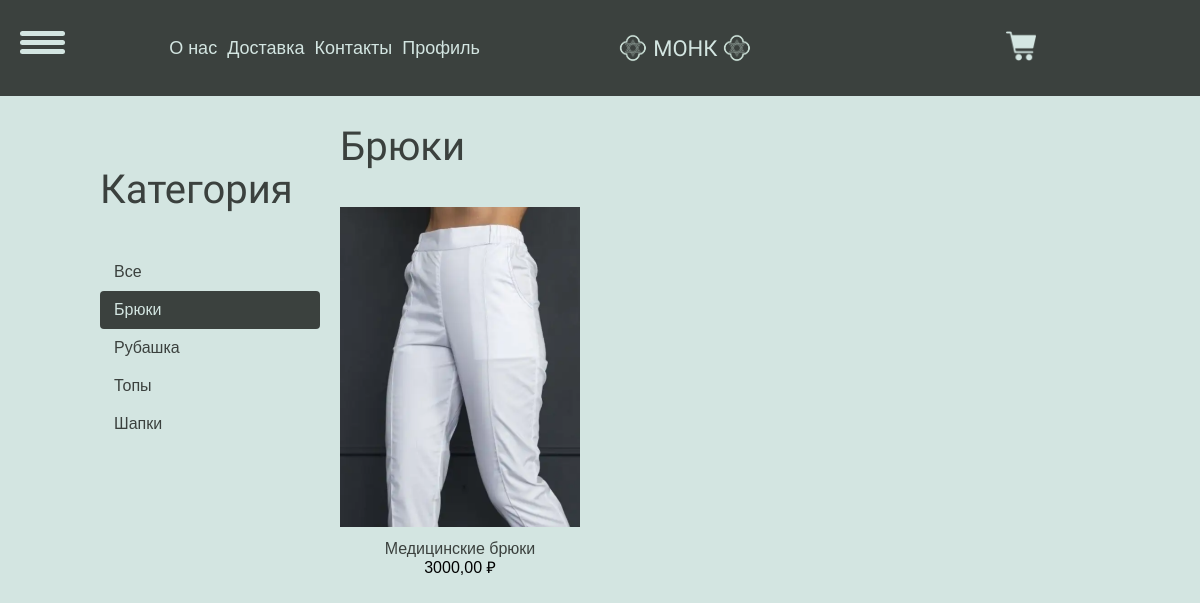
Page /bryuki/ on the earlier database version.
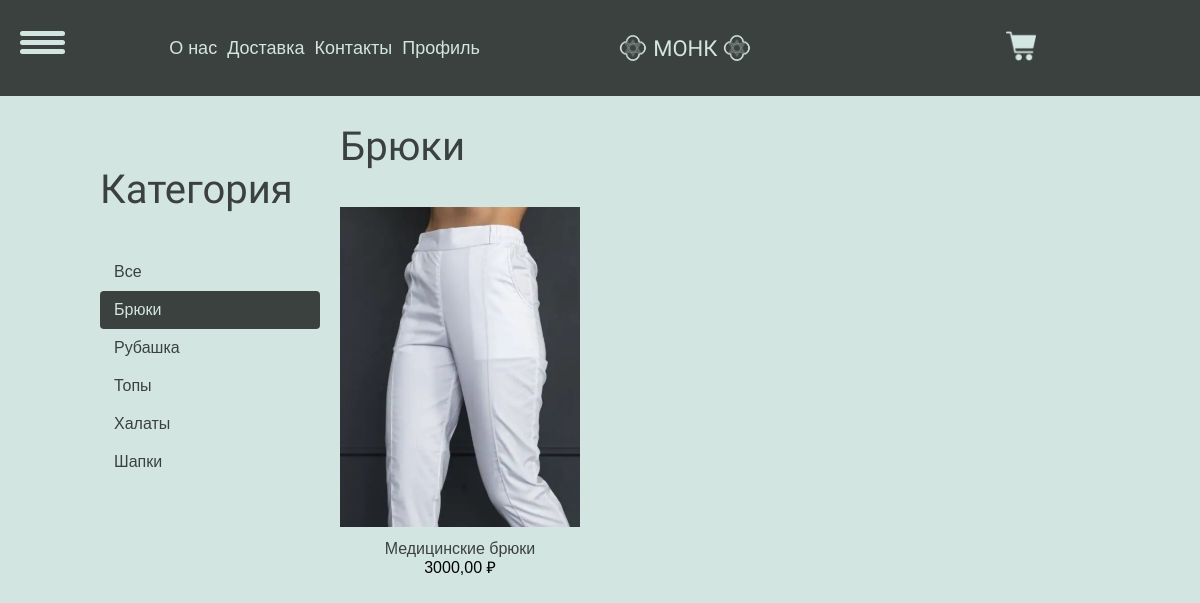
Same page on the later database version.
### myshop/models.py (models this page shows, shortened)
class Category(models.Model):
    name = models.CharField(max_length=100, db_index=True)
    slug = models.SlugField(max_length=100, unique=True)
    class Meta:
        ordering = ('name',)
        verbose_name = 'Категория'
        verbose_name_plural = 'Категории'
    def get_absolute_url(self):
        return reverse('myshop:product_list_by_category', args=[self.slug])

class Product(models.Model):
    category = models.ForeignKey(Category,
                                 related_name='products',
                                 on_delete=models.CASCADE)
    name = models.CharField(max_length=150, db_index=True)
    slug = models.CharField(max_length=150, db_index=True, unique=True)
    color = models.ForeignKey(Color,
                              related_name='products',
                              on_delete=models.CASCADE)
    gender = models.ForeignKey(Gender,
                               related_name='products',
                               on_delete=models.CASCADE
                               )
    image = models.ImageField(upload_to=f'media/products/%Y/%m/%d', blank=True)
    description = models.TextField(max_length=1000, blank=True)
    price = models.DecimalField(max_digits=10, decimal_places=2)
    available = models.BooleanField(default=True)
    created = models.DateTimeField(auto_now_add=True)
    uploaded = models.DateTimeField(auto_now=True)
    class Meta:
        ordering = ('name',)
        verbose_name = 'Товар'
        verbose_name_plural = 'Товары'
        index_together = (('id', 'slug'),)
    def get_absolute_url(self):
        return reverse('myshop:product_detail', args=[self.id, self.slug])

### myshop/views.py (the view)
# urls.py: path('', views.product_list, name='product_list'),
def product_list(request, category_slug=None):
    category = None
    categories = Category.objects.all()
    products = Product.objects.filter(available=True)
    if category_slug:
        category = get_object_or_404(Category, slug=category_slug)
        products = products.filter(category=category)
    return render(request, 'shop/product/list.html',
                  {
                      'category': category,
                      'categories': categories,
                      'products': products
                  })

### cart/cart.py (called while the page is built)
    def __len__(self):
        return sum(item['quantity'] for item in self.cart.values())

### cart/context_processors.py (called while the page is built)
def cart(request):
    return {'cart': Cart(request)}

### myshop/templates/shop/product/list.html (shortened to what this page needs)
{% extends "shop/base2.html" %}
{% load static %}
{% block content %}
<div id="sidebar">
<h3>Категория</h3>
<ul>
<li {% if not category %}class="selected"{% endif %}>
<a href="{% url 'shop:product_list' %}">Все</a>
</li>
    {% for c in categories %}
    <li {% if category.slug == c.slug %}class="selected" {% endif %}>
    <a href="{{ c.get_absolute_url }}">{{ c.name }}</a>
    </li>
{% endfor %}
</ul>
</div>
<div id="main" class="product-list">
<h1>{% if category %}{{ category.name }}{% else %}Товары{% endif %}</h1>
{% for product in products %}
<div class="item">
<a href="{{ product.get_absolute_url }}">
    <img src="{% if product.image %}{{ product.image.url }}{%else %}{% static 'img/no_image.png' %}{% endif %}">
</a>
<a href="{{ product.get_absolute_url }}">{{ product.name }}</a>
<br>
{{ product.price }} ₽
</div>
{% endfor %}
</div>
{% endblock %}

Differences in the rows shown:
added Category: name "Халаты"
